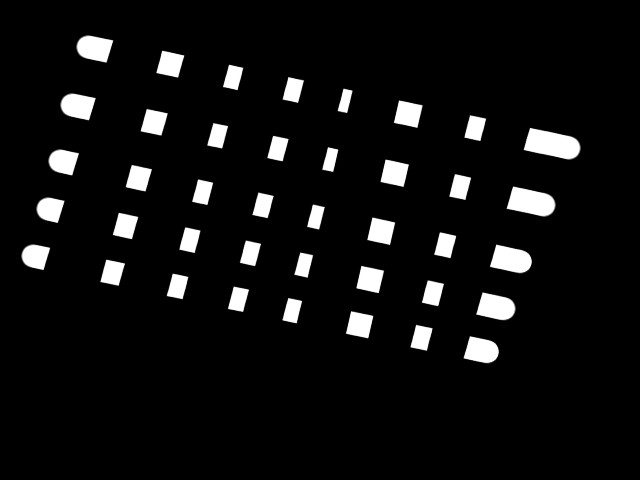
#> input picture 3D/calibrated.jpg, 640 x 480 px
$ python visualizator.py
#> lines starting #> are read from the running program, lines starting #| are printed output that depends on the picture; after the words box and inside, x2 and y2 are one past the last pixel; in counts of white or black regions, pixels touching at a corner belong together
import cv2
import numpy as np
import os
from pathlib import Path
import sys
import canvas

path = Path(os.getcwd()).parent
path = str(path)+"/src"
sys.path.append(path)

import roiSelector as rs
import findLines as fs
import rotatePoints as rp
from PointNode import PointNode
import getDepth as gd

cal = cv2.imread("calibrated.jpg", 0)
#> cal is the input picture: shape (480, 640); min 0, max 255, mean 16.2
new = cv2.imread("point26.jpg", 0)
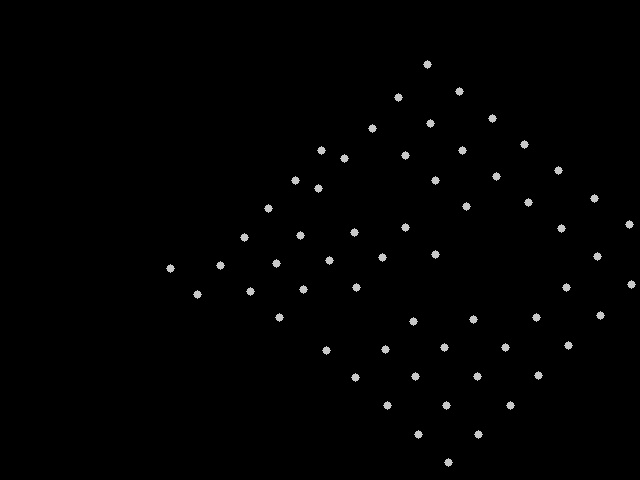
#> input picture 3D/point26.jpg, 640 x 480 px
#> new is the input picture: shape (480, 640); min 0, max 205, mean 1.9
h,w = cal.shape
#> h = 480; w = 640
foundPoints_cal = np.zeros(cal.shape, np.uint8)
foundPoints_new = np.zeros(cal.shape, np.uint8)
demo = np.zeros((h,w,3), np.uint8)

ret, cal = cv2.threshold(cal, 100,255, cv2.THRESH_BINARY)
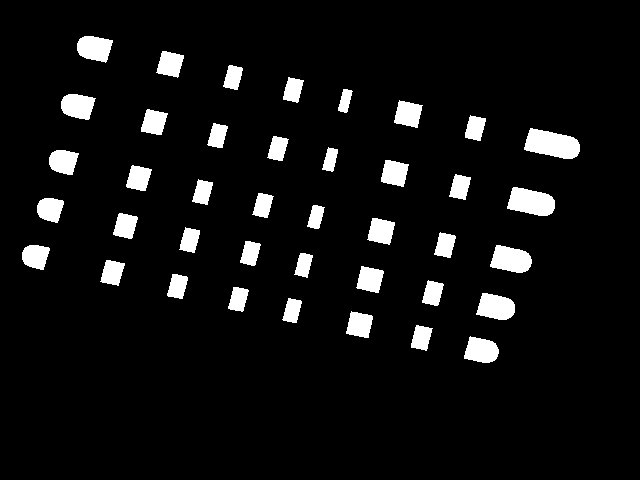
#> cal: shape (480, 640); 6.4% white; 40 white regions, largest, box (x1, y1, x2, y2) and area: (524, 128, 580, 159) 1203, (507, 187, 555, 216) 1013, (490, 245, 532, 273) 856
ret, new = cv2.threshold(new, 100,255, cv2.THRESH_BINARY)
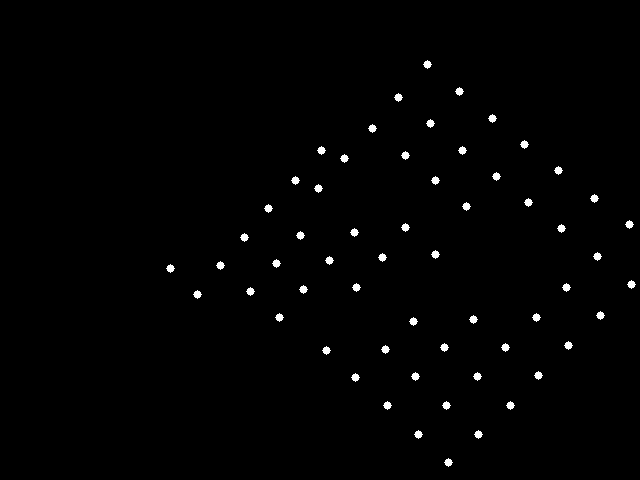
#> new: shape (480, 640); 0.94% white; 59 white regions, largest, box (x1, y1, x2, y2) and area: (423, 60, 432, 69) 49, (455, 87, 464, 96) 49, (394, 93, 403, 102) 49

#> (the run stopped early here; a loop or call above may not have finished)
